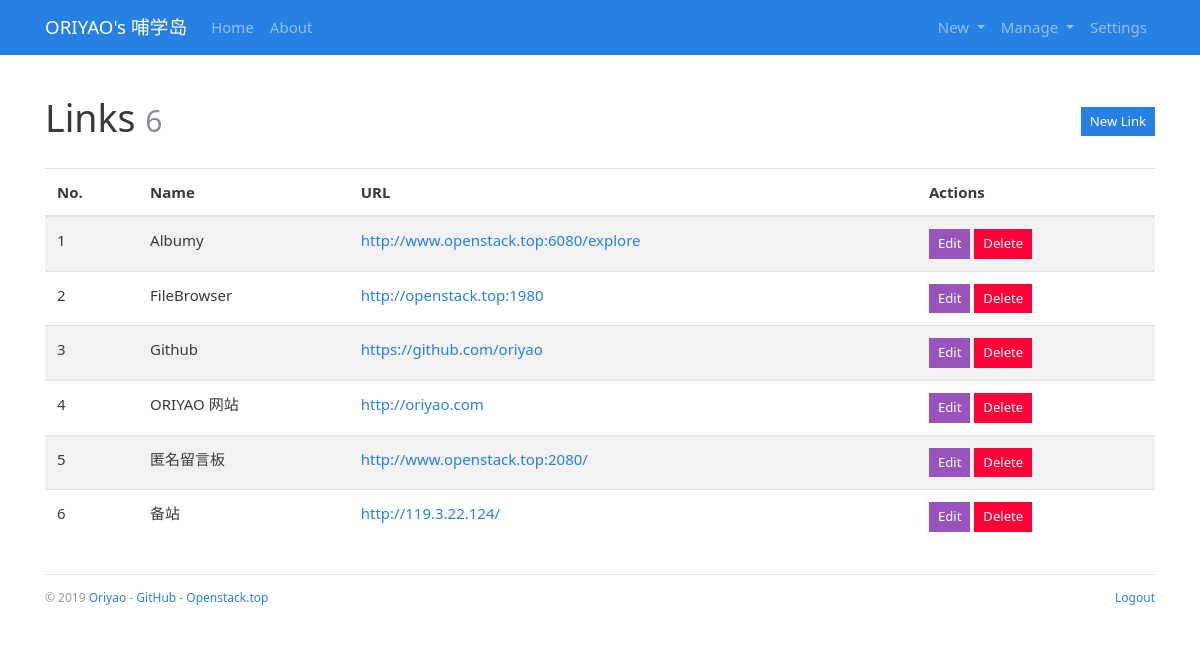
/admin/link/manage (signed in), run on an earlier commit of the app's database.
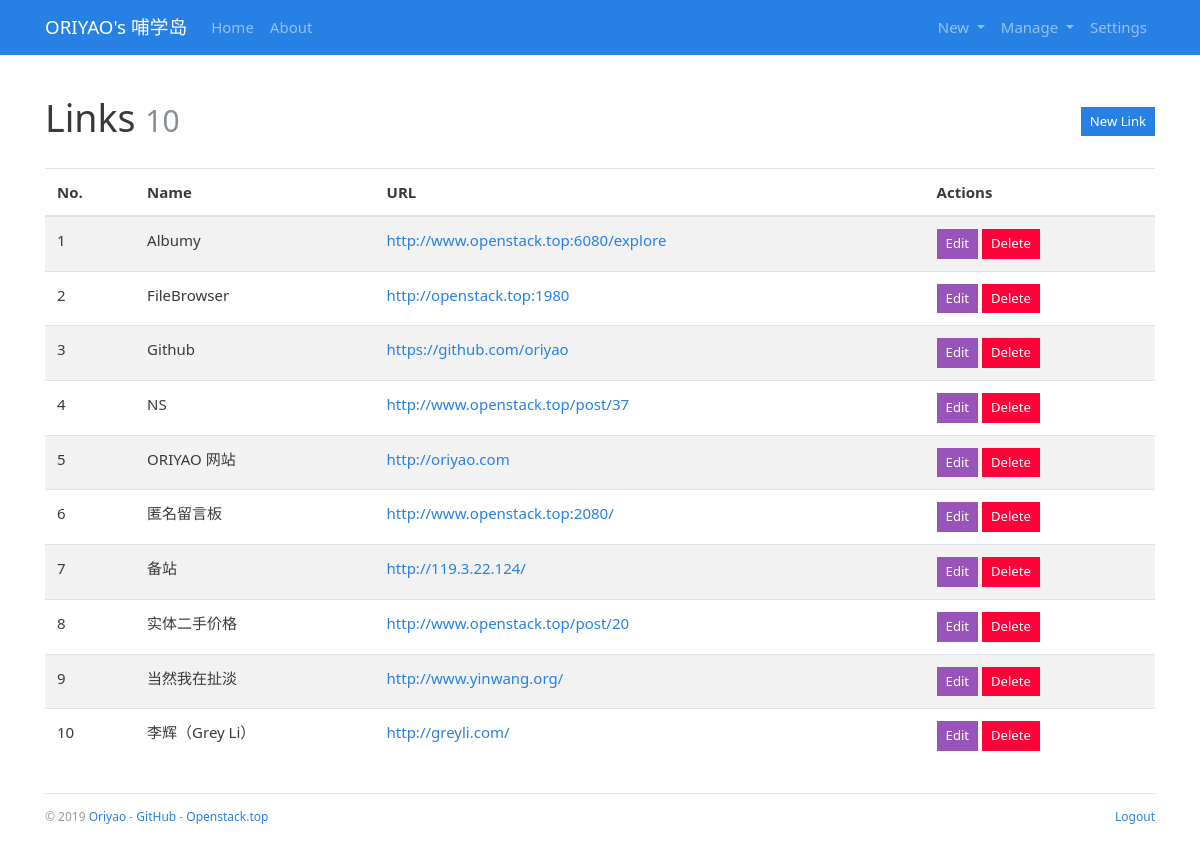
And on a later commit of the database.
### bluelog/models.py (models this page shows, shortened)
class Admin(db.Model, UserMixin):
    id = db.Column(db.Integer, primary_key=True)
    username = db.Column(db.String(20))
    password_hash = db.Column(db.String(128))
    blog_title = db.Column(db.String(60))
    blog_sub_title = db.Column(db.String(100))
    name = db.Column(db.String(30))
    about = db.Column(db.Text)

class Link(db.Model):
    id = db.Column(db.Integer, primary_key=True)
    name = db.Column(db.String(30))
    url = db.Column(db.String(255))

### bluelog/blueprints/admin.py (the view)
@admin_bp.route('/link/manage')
@login_required
def manage_link():
    return render_template('admin/manage_link.html')

### bluelog/__init__.py (called while the page is built)
def register_template_context(app):
    @app.context_processor
    def make_template_context():
        admin = Admin.query.first()
        categories = Category.query.order_by(Category.name).all()
        links = Link.query.order_by(Link.name).all()
        if current_user.is_authenticated:
            unread_comments = Comment.query.filter_by(reviewed=False).count()
        else:
            unread_comments = None
        return dict(
            admin=admin, categories=categories,
            links=links, unread_comments=unread_comments)

def register_request_handlers(app):
    @app.after_request
    def query_profiler(response):
        for q in get_debug_queries():
            if q.duration >= app.config['BLUELOG_SLOW_QUERY_THRESHOLD']:
                app.logger.warning(
                    'Slow query: Duration: %fs\n Context: %s\nQuery: %s\n '
                    % (q.duration, q.context, q.statement)
                )
        return response

### bluelog/extensions.py (called while the page is built)
@login_manager.user_loader
def load_user(user_id):
    from bluelog.models import Admin
    user = Admin.query.get(int(user_id))
    return user

### bluelog/templates/admin/manage_link.html (shortened to what this page needs)
{% extends 'base.html' %}
{% from 'bootstrap/form.html' import render_form %}
{% block content %}
    <div class="page-header">
        <h1>Links
            <small class="text-muted">{{ links|length }}</small>
            <span class="float-right">
                <a class="btn btn-primary btn-sm" href="{{ url_for('.new_link') }}">New Link</a>
            </span>
        </h1>
    </div>
    {% if links %}
        <table class="table table-striped">
            <thead>
            <tr>
                <th>No.</th>
                <th>Name</th>
                <th>URL</th>
                <th>Actions</th>
            </tr>
            </thead>
            {% for link in links %}
                <tr>
                    <td>{{ loop.index }}</td>
                    <td>{{ link.name }}</td>
                    <td><a href="{{ link.url }}" target="_blank">{{ link.url }}</a></td>
                    <td>
                        <a class="btn btn-info btn-sm" href="{{ url_for('.edit_link', link_id=link.id) }}">Edit</a>
                        <form class="inline" method="post" action="{{ url_for('.delete_link', link_id=link.id) }}">
                            <button type="submit" class="btn btn-danger btn-sm"
                                    onclick="return confirm('Are you sure?');">Delete
                            </button>
                        </form>
                    </td>
                </tr>
            {% endfor %}
        </table>
    {% else %}
        <div class="tip"><h5>No links.</h5></div>
    {% endif %}
{% endblock %}

### bluelog/templates/base.html (shortened to what this page needs)
{% from 'bootstrap/nav.html' import render_nav_item %}
<!DOCTYPE html>
<html lang="en">
<head>
    {% block head %}
        <link rel="stylesheet"
              href="{{ url_for('static', filename='css/%s.min.css' % request.cookies.get('theme', 'perfect_blue')) }}"
              type="text/css">
        <link rel="stylesheet" href="{{ url_for('static', filename='css/style.css') }}" type="text/css">
    {% endblock head %}
</head>
<body>
{% block nav %}
    <nav class="navbar navbar-expand-lg navbar-dark bg-primary">
        <div class="container">
            <a class="navbar-brand" href="{{ url_for('blog.index') }}">{{ admin.blog_title }}</a>
            <div class="collapse navbar-collapse" id="navbarColor01">
                <ul class="navbar-nav mr-auto">
                    {{ render_nav_item('blog.index', 'Home') }}
                    {{ render_nav_item('blog.about', 'About') }}
                </ul>
                <ul class="nav navbar-nav navbar-right">
                    {% if current_user.is_authenticated %}
                        <li class="nav-item dropdown">
                            <a href="#" class="nav-link dropdown-toggle" data-toggle="dropdown" role="button"
                               aria-haspopup="true"
                               aria-expanded="false">
                                New
                            </a>
                        </li>
                        <li class="nav-item dropdown">
                            <a href="#" class="nav-link dropdown-toggle" data-toggle="dropdown" role="button"
                               aria-haspopup="true"
                               aria-expanded="false">
                                Manage
                            </a>
                        </li>
                        {{ render_nav_item('admin.settings', 'Settings') }}
                    {% endif %}
                </ul>
            </div>
        </div>
    </nav>
{% endblock nav %}
<main class="container">
    {% block content %}{% endblock content %}
    {% block footer %}
        <footer>
            <p class="float-left">
                <small> &copy; 2019 <a href="http://oriyao.com/" title="Written by oriyao">Oriyao</a> -
                    <a href="https://github.com/oriyao" title="Fork me on GitHub">GitHub</a> -
                    <a href="http://openstack.top/" title="A pkm project">Openstack.top</a>
                </small>
            </p>
            <p class="float-right">
                <small>
                    {% if current_user.is_authenticated %}
                        <a href="{{ url_for('auth.logout', next=request.full_path) }}">Logout</a>
                    {% else %}
                        <a href="{{ url_for('auth.login', next=request.full_path) }}">Login</a>
                    {% endif %}
                </small>
            </p>
        </footer>
    {% endblock footer %}
</main>
</body>
</html>

### bluelog/static/css/style.css (style rules this page uses)
nav { margin-bottom: 20px; }
.inline { display: inline; }
.page-header { padding-top: 20px; padding-bottom: 20px; }
footer { margin-top: 30px; padding: 10px 0 40px; color: #999; border-top: 1px solid #e5e5e5; }

What changed in the data, as far as the page shows it:
added Link: name "NS", url "http://www.openstack.top/post/37"
added Link: name "实体二手价格", url "http://www.openstack.top/post/20"
added Link: name "当然我在扯淡", url "http://www.yinwang.org/"
added Link: name "李辉（Grey Li）", url "http://greyli.com/"
Also different on the page:
{{ links|length }}: "6" → "10"
